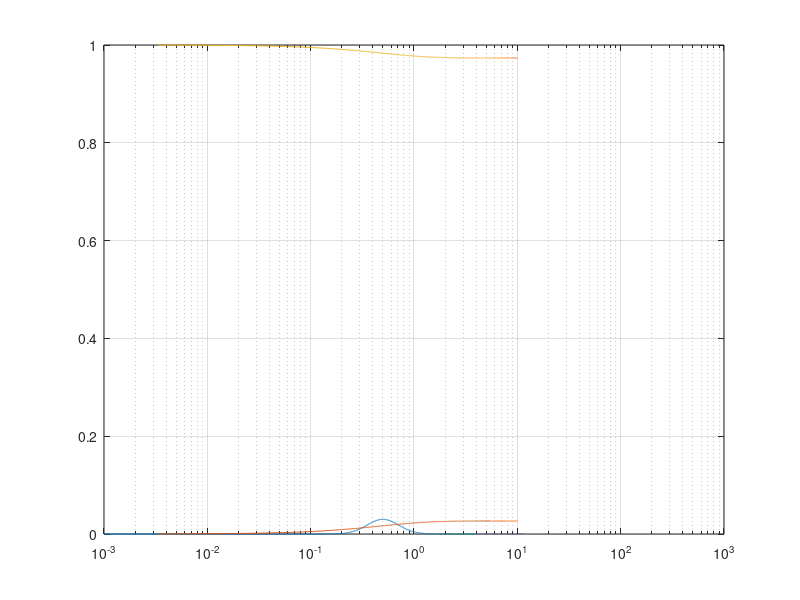

This figure's MATLAB source:
A_k = [0.03 0.03 0.03 0.03 0.03];
C_k = [0.5 0.5 0.5 0.5 0.5 0.5];
tau_i = [5e-1 0.4 2 8 60];
f_tau = @(T) A_k(1).*exp(-(log(T./tau_i(1))./C_k(1)).^2);%+...
%     A_k(2).*exp(-(log(T./tau_i(2))./C_k(2)).^2)+...
%     A_k(3).*exp(-(log(T./tau_i(3))./C_k(3)).^2)+...
%     A_k(4).*exp(-(log(T./tau_i(4))./C_k(4)).^2)+...
%     A_k(5).*exp(-(log(T./tau_i(5))./C_k(5)).^2); %third peak

x = 0:0.001:200;
y = f_tau(x);
semilogx(x,y);
hold on
grid on



%function to integrate
conv = @(T,t_i) (A_k(1).*exp(-(log(T./tau_i(1))./C_k(1)).^2)).*(1-exp(-t_i./T)).*(1./T);%+... %first peak
    %A_k(2).*exp(-(log(T./tau_i(2))./C_k(2)).^2)+...
    %A_k(3).*exp(-(log(T./tau_i(3))./C_k(3)).^2)+...
    %A_k(4).*exp(-(log(T./tau_i(4))./C_k(4)).^2)+...
    %A_k(5).*exp(-(log(T./tau_i(5))./C_k(5)).^2)).*(1-exp(-t_i./T)).*(1./T);

lb = 0;
ub = 1e1;
n_data = 1e3;
% t_i = linspace(log(lb),log(ub),n_data)'; %logspacing
% t_i = exp(t_i); %logspacing

%t_i = linspace(log(lb),log(ub),n_data)'; %linspacing
t_i = (lb:(1/300):ub)';
y_i = zeros(length(t_i),1);

for i = 1:length(y_i)
    y_i(i) = integral(@(T)conv(T,t_i(i)),lb,ub);
end

semilogx(t_i,y_i)

%% Adding noise to data
for i = 1
%defining f(tau)
name = strcat('Test',num2str(i),'.csv');
a = 0;
b = 0;
dev = a*10^(b);
N = length(y_i);
noise_i = dev.*randn(N,1);
data_with_noise = noise_i+y_i;
final_data = 1-data_with_noise;
final_data(1) = 1;
M = [t_i,final_data];
close all
semilogx(M(:,1),M(:,2))
% hold on
% close all
% semilogx(t_i,y_i,'.','MarkerSize',8)
% 
% tau_v_ftau = tblread(strcat('sim_data-con-input_parsed_out','_tau_v_ftau.txt'));
% tau_v_ftau = [tau_v_ftau(:,3) tau_v_ftau(:,1) tau_v_ftau(:,2)]; %ordered so abscissa, ordinate, error
% semilogx(tau_v_ftau(:,1),tau_v_ftau(:,2),'o')
csvwrite(name,M);
end